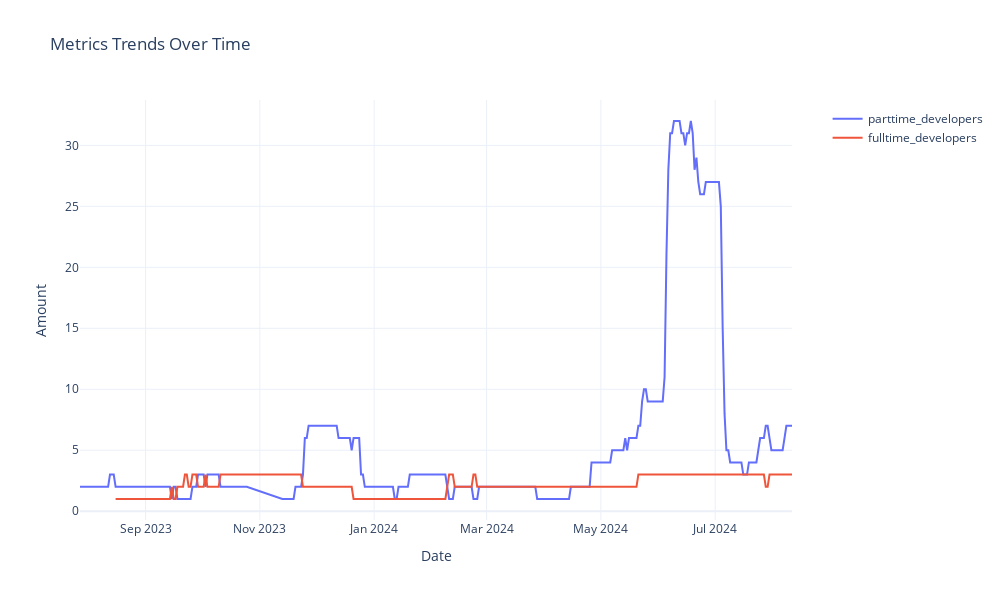

Source (notebook cell):
### Code cell
# Create a figure
fig = go.Figure()

# Add a trace for each metric
for metric in df['metric_name'].unique():
    metric_data = df[df['metric_name'] == metric]
    
    fig.add_trace(
        go.Scatter(
            x=metric_data['sample_date'],
            y=metric_data['amount'],
            name=metric,
            mode='lines',
            hovertemplate='<b>Date</b>: %{x}<br>' +
                         '<b>Value</b>: %{y:.1f}<br>' +
                         '<extra></extra>'
        )
    )

# Update layout
fig.update_layout(
    title='Metrics Trends Over Time',
    xaxis_title='Date',
    yaxis_title='Amount',
    hovermode='x unified',
    template='plotly_white',
    width=1000,
    height=600,
    showlegend=True,
    legend=dict(
        yanchor="top",
        y=0.99,
        xanchor="left",
        x=1.05
    )
)

# Show the plot
fig.show()

### Figure 1 — Plotly figure (JSON) as saved in the notebook; plotly's stock layout.template omitted (floating-point values rounded to 4 significant figures; data arrays with more than 128 entries replaced by an {"elided": "..."} marker saying what was removed)
{"data": [{"hovertemplate": "<b>Date</b>: %{x}<br><b>Value</b>: %{y:.1f}<br><extra></extra>", "mode": "lines", "name": "parttime_developers", "type": "scatter", "x": {"elided": "361 str values"}, "y": {"elided": "361 int values"}}, {"hovertemplate": "<b>Date</b>: %{x}<br><b>Value</b>: %{y:.1f}<br><extra></extra>", "mode": "lines", "name": "fulltime_developers", "type": "scatter", "x": {"elided": "362 str values"}, "y": {"elided": "362 int values"}}], "layout": {"height": 600, "hovermode": "x unified", "legend": {"x": 1.05, "xanchor": "left", "y": 0.99, "yanchor": "top"}, "showlegend": true, "title": {"text": "Metrics Trends Over Time"}, "width": 1000, "xaxis": {"title": {"text": "Date"}}, "yaxis": {"title": {"text": "Amount"}}}}
